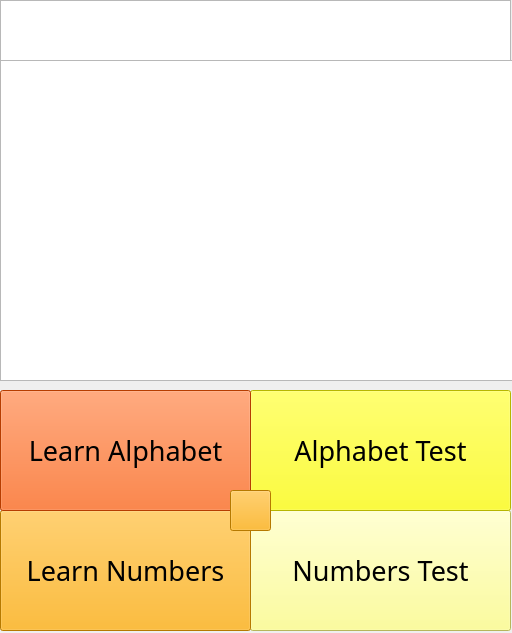
<?xml version="1.0" encoding="UTF-8"?>
<ui version="4.0">
 <class>StudentDash</class>
 <widget class="QMainWindow" name="StudentDash">
  <property name="geometry">
   <rect>
    <x>0</x>
    <y>0</y>
    <width>512</width>
    <height>633</height>
   </rect>
  </property>
  <property name="windowTitle">
   <string>Student</string>
  </property>
  <property name="windowIcon">
   <iconset>
    <normaloff>5a0167cfd7045febc5828df2b5cfbb97.png</normaloff>5a0167cfd7045febc5828df2b5cfbb97.png</iconset>
  </property>
  <widget class="QWidget" name="centralwidget">
   <widget class="QPushButton" name="Sbutton4">
    <property name="geometry">
     <rect>
      <x>250</x>
      <y>510</y>
      <width>261</width>
      <height>121</height>
     </rect>
    </property>
    <property name="font">
     <font>
      <family>Jokerman</family>
      <pointsize>20</pointsize>
     </font>
    </property>
    <property name="styleSheet">
     <string notr="true">background-color: rgb(255, 255, 127);</string>
    </property>
    <property name="text">
     <string>Numbers Test</string>
    </property>
    <property name="default">
     <bool>false</bool>
    </property>
    <property name="flat">
     <bool>false</bool>
    </property>
   </widget>
   <widget class="QPushButton" name="Sbutton2">
    <property name="geometry">
     <rect>
      <x>250</x>
      <y>390</y>
      <width>261</width>
      <height>121</height>
     </rect>
    </property>
    <property name="font">
     <font>
      <family>Jokerman</family>
      <pointsize>20</pointsize>
     </font>
    </property>
    <property name="styleSheet">
     <string notr="true">background-color: rgb(255, 255, 0);</string>
    </property>
    <property name="text">
     <string>Alphabet Test</string>
    </property>
    <property name="default">
     <bool>false</bool>
    </property>
   </widget>
   <widget class="QPushButton" name="Sbutton3">
    <property name="geometry">
     <rect>
      <x>0</x>
      <y>510</y>
      <width>251</width>
      <height>121</height>
     </rect>
    </property>
    <property name="font">
     <font>
      <family>Jokerman</family>
      <pointsize>20</pointsize>
     </font>
    </property>
    <property name="styleSheet">
     <string notr="true">background-color: rgb(255, 170, 0);</string>
    </property>
    <property name="text">
     <string>Learn Numbers</string>
    </property>
    <property name="default">
     <bool>false</bool>
    </property>
   </widget>
   <widget class="QPushButton" name="Sbutton1">
    <property name="geometry">
     <rect>
      <x>0</x>
      <y>390</y>
      <width>251</width>
      <height>121</height>
     </rect>
    </property>
    <property name="font">
     <font>
      <family>Jokerman</family>
      <pointsize>20</pointsize>
     </font>
    </property>
    <property name="autoFillBackground">
     <bool>false</bool>
    </property>
    <property name="styleSheet">
     <string notr="true">background-color: rgb(255, 85, 0);</string>
    </property>
    <property name="text">
     <string>Learn Alphabet</string>
    </property>
    <property name="default">
     <bool>false</bool>
    </property>
   </widget>
   <widget class="QPushButton" name="HomeButton1">
    <property name="geometry">
     <rect>
      <x>230</x>
      <y>490</y>
      <width>41</width>
      <height>41</height>
     </rect>
    </property>
    <property name="autoFillBackground">
     <bool>false</bool>
    </property>
    <property name="styleSheet">
     <string notr="true">background-color: rgb(255, 170, 0);</string>
    </property>
    <property name="text">
     <string/>
    </property>
    <property name="icon">
     <iconset>
      <normaloff>house-icon.png</normaloff>house-icon.png</iconset>
    </property>
    <property name="iconSize">
     <size>
      <width>40</width>
      <height>40</height>
     </size>
    </property>
    <property name="autoDefault">
     <bool>true</bool>
    </property>
   </widget>
   <widget class="QGraphicsView" name="graphicsView">
    <property name="geometry">
     <rect>
      <x>0</x>
      <y>60</y>
      <width>521</width>
      <height>321</height>
     </rect>
    </property>
    <property name="styleSheet">
     <string notr="true">background-image: url(mysaline-asl.jpg);</string>
    </property>
   </widget>
   <widget class="QGraphicsView" name="graphicsView_3">
    <property name="geometry">
     <rect>
      <x>0</x>
      <y>0</y>
      <width>511</width>
      <height>61</height>
     </rect>
    </property>
    <property name="styleSheet">
     <string notr="true">border-image: url(cooltext372373214987174.png);</string>
    </property>
   </widget>
  </widget>
 </widget>
 <resources/>
 <connections/>
</ui>
